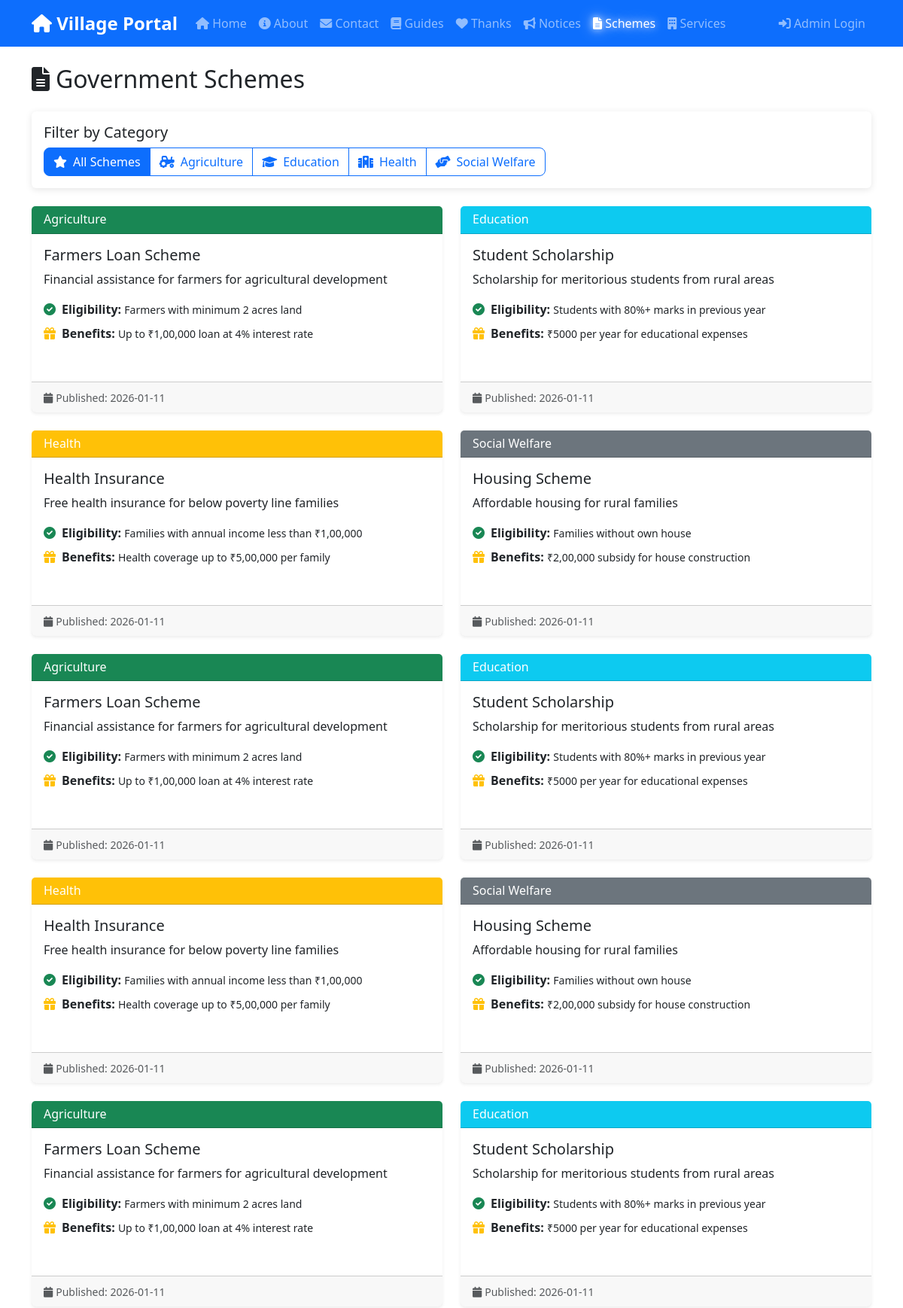
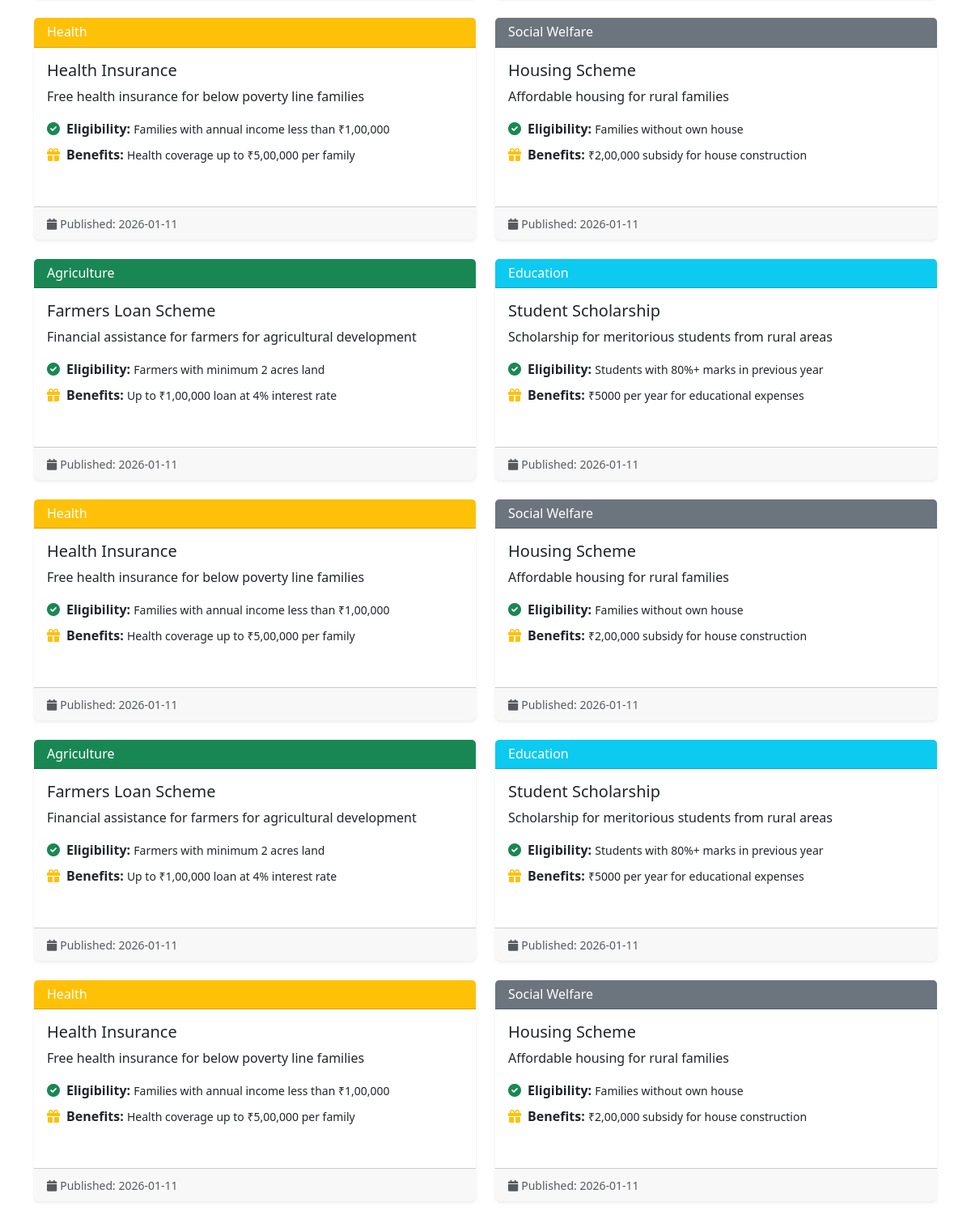
Screenshot of /schemes (upper part) with the database file from the repository (2 pictures, top to bottom).
### tables this page shows
CREATE TABLE schemes (
            id INTEGER PRIMARY KEY AUTOINCREMENT,
            title TEXT NOT NULL,
            description TEXT,
            department TEXT,
            eligibility TEXT,
            benefits TEXT,
            apply_link TEXT,
            published_on TIMESTAMP DEFAULT CURRENT_TIMESTAMP
        );

### app.py (the view)
@app.route('/schemes')
def schemes():
    category = request.args.get('category', '')
    conn = get_db()
    cursor = conn.cursor()
    if category:
        cursor.execute('SELECT * FROM schemes WHERE department = ? ORDER BY published_on DESC', (category,))
    else:
        cursor.execute('SELECT * FROM schemes ORDER BY published_on DESC')
    schemes = cursor.fetchall()
    conn.close()
    return render_template('schemes.html', schemes=schemes, selected_category=category)

### app.py (called while the page is built)
def get_db():
    conn = sqlite3.connect('database.db')
    conn.row_factory = sqlite3.Row
    return conn

### templates/schemes.html (shortened to what this page needs)
{% extends "base.html" %}
{% block content %}
<h2 class="mb-4"><i class="fas fa-file-alt me-2"></i>Government Schemes</h2>
<div class="card mb-4">
    <div class="card-body">
        <h5 class="card-title">Filter by Category</h5>
        <div class="btn-group flex-wrap" role="group">
            <a href="/schemes" class="btn btn-outline-primary {{ 'active' if not selected_category }}">
                <i class="fas fa-star me-2"></i>All Schemes
            </a>
            <a href="/schemes?category=Agriculture"
                class="btn btn-outline-primary {{ 'active' if selected_category == 'Agriculture' }}">
                <i class="fas fa-tractor me-2"></i>Agriculture
            </a>
            <a href="/schemes?category=Education"
                class="btn btn-outline-primary {{ 'active' if selected_category == 'Education' }}">
                <i class="fas fa-graduation-cap me-2"></i>Education
            </a>
            <a href="/schemes?category=Health"
                class="btn btn-outline-primary {{ 'active' if selected_category == 'Health' }}">
                <i class="fas fa-hospital me-2"></i>Health
            </a>
            <a href="/schemes?category=Social Welfare"
                class="btn btn-outline-primary {{ 'active' if selected_category == 'Social Welfare' }}">
                <i class="fas fa-hands-helping me-2"></i>Social Welfare
            </a>
        </div>
    </div>
</div>
<div class="row">
    {% if schemes %}
    {% for scheme in schemes %}
    <div class="col-md-6 mb-4">
        <div class="card h-100 shadow-sm">
            <div
                class="card-header bg-{{ 'success' if scheme.department == 'Agriculture' else 'info' if scheme.department == 'Education' else 'warning' if scheme.department == 'Health' else 'secondary' }} text-white">
                <h6 class="mb-0">{{ scheme.department }}</h6>
            </div>
            <div class="card-body">
                <h5 class="card-title">{{ scheme.title }}</h5>
                <p class="card-text">{{ scheme.description }}</p>
                <div class="mb-2">
                    <strong><i class="fas fa-check-circle text-success me-2"></i>Eligibility:</strong>
                    <small>{{ scheme.eligibility }}</small>
                </div>
                <div class="mb-3">
                    <strong><i class="fas fa-gift text-warning me-2"></i>Benefits:</strong>
                    <small>{{ scheme.benefits }}</small>
                </div>
            </div>
            <div class="card-footer">
                <small class="text-muted">
                    <i class="fas fa-calendar me-1"></i>Published: {{ scheme.published_on[:10] }}
                </small>
            </div>
        </div>
    </div>
    {% endfor %}
    {% endif %}
</div>
{% endblock %}

### templates/base.html (style rules this page uses)
.card { margin-bottom: 20px; border: none; box-shadow: 0 2px 10px rgba(0, 0, 0, 0.1); }
.btn { border-radius: 8px; }

### rows the page displays
schemes: department "Agriculture", title "Farmers Loan Scheme", description "Financial assistance for farmers for agricultural development", eligibility "Farmers with minimum 2 acres land", benefits "Up to ₹1,00,000 loan at 4% interest rate", published_on "2026-01-11"
schemes: department "Education", title "Student Scholarship", description "Scholarship for meritorious students from rural areas", eligibility "Students with 80%+ marks in previous year", benefits "₹5000 per year for educational expenses", published_on "2026-01-11"
schemes: department "Health", title "Health Insurance", description "Free health insurance for below poverty line families", eligibility "Families with annual income less than ₹1,00,000", benefits "Health coverage up to ₹5,00,000 per family", published_on "2026-01-11"
schemes: department "Social Welfare", title "Housing Scheme", description "Affordable housing for rural families", eligibility "Families without own house", benefits "₹2,00,000 subsidy for house construction", published_on "2026-01-11"
schemes: department "Agriculture", title "Farmers Loan Scheme", description "Financial assistance for farmers for agricultural development", eligibility "Farmers with minimum 2 acres land", benefits "Up to ₹1,00,000 loan at 4% interest rate", published_on "2026-01-11"
schemes: department "Education", title "Student Scholarship", description "Scholarship for meritorious students from rural areas", eligibility "Students with 80%+ marks in previous year", benefits "₹5000 per year for educational expenses", published_on "2026-01-11"
schemes: department "Health", title "Health Insurance", description "Free health insurance for below poverty line families", eligibility "Families with annual income less than ₹1,00,000", benefits "Health coverage up to ₹5,00,000 per family", published_on "2026-01-11"
schemes: department "Social Welfare", title "Housing Scheme", description "Affordable housing for rural families", eligibility "Families without own house", benefits "₹2,00,000 subsidy for house construction", published_on "2026-01-11"
schemes: department "Agriculture", title "Farmers Loan Scheme", description "Financial assistance for farmers for agricultural development", eligibility "Farmers with minimum 2 acres land", benefits "Up to ₹1,00,000 loan at 4% interest rate", published_on "2026-01-11"
schemes: department "Education", title "Student Scholarship", description "Scholarship for meritorious students from rural areas", eligibility "Students with 80%+ marks in previous year", benefits "₹5000 per year for educational expenses", published_on "2026-01-11"
schemes: department "Health", title "Health Insurance", description "Free health insurance for below poverty line families", eligibility "Families with annual income less than ₹1,00,000", benefits "Health coverage up to ₹5,00,000 per family", published_on "2026-01-11"
schemes: department "Social Welfare", title "Housing Scheme", description "Affordable housing for rural families", eligibility "Families without own house", benefits "₹2,00,000 subsidy for house construction", published_on "2026-01-11"
schemes: department "Agriculture", title "Farmers Loan Scheme", description "Financial assistance for farmers for agricultural development", eligibility "Farmers with minimum 2 acres land", benefits "Up to ₹1,00,000 loan at 4% interest rate", published_on "2026-01-11"
schemes: department "Education", title "Student Scholarship", description "Scholarship for meritorious students from rural areas", eligibility "Students with 80%+ marks in previous year", benefits "₹5000 per year for educational expenses", published_on "2026-01-11"
schemes: department "Health", title "Health Insurance", description "Free health insurance for below poverty line families", eligibility "Families with annual income less than ₹1,00,000", benefits "Health coverage up to ₹5,00,000 per family", published_on "2026-01-11"
schemes: department "Social Welfare", title "Housing Scheme", description "Affordable housing for rural families", eligibility "Families without own house", benefits "₹2,00,000 subsidy for house construction", published_on "2026-01-11"
schemes: department "Agriculture", title "Farmers Loan Scheme", description "Financial assistance for farmers for agricultural development", eligibility "Farmers with minimum 2 acres land", benefits "Up to ₹1,00,000 loan at 4% interest rate", published_on "2026-01-11"
schemes: department "Education", title "Student Scholarship", description "Scholarship for meritorious students from rural areas", eligibility "Students with 80%+ marks in previous year", benefits "₹5000 per year for educational expenses", published_on "2026-01-11"
schemes: department "Health", title "Health Insurance", description "Free health insurance for below poverty line families", eligibility "Families with annual income less than ₹1,00,000", benefits "Health coverage up to ₹5,00,000 per family", published_on "2026-01-11"
schemes: department "Social Welfare", title "Housing Scheme", description "Affordable housing for rural families", eligibility "Families without own house", benefits "₹2,00,000 subsidy for house construction", published_on "2026-01-11"
